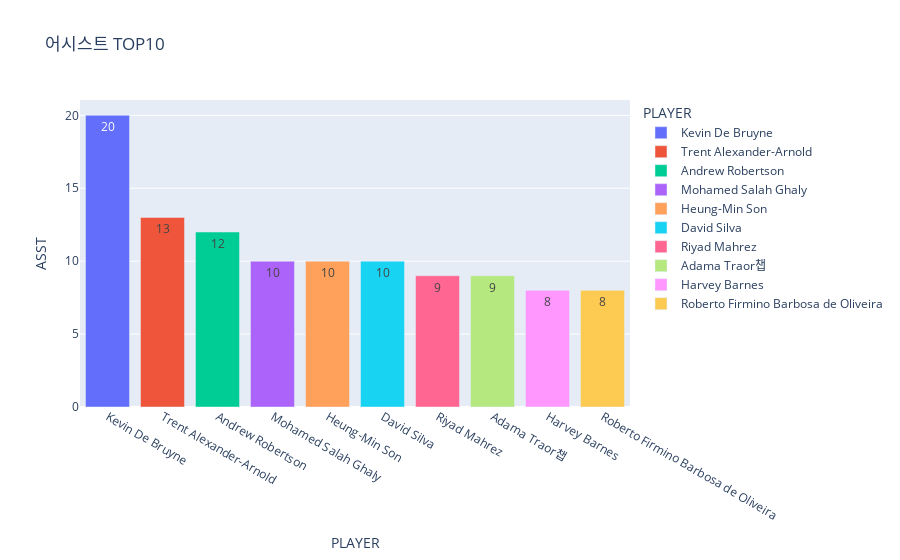

Source (notebook cell):
### Code cell
px.bar(df_A.head(10) , x = 'PLAYER', y='ASST', title="어시스트 TOP10", text='ASST',color='PLAYER')

### Figure 1 — Plotly figure (JSON) as saved in the notebook; plotly's stock layout.template omitted (floating-point values rounded to 4 significant figures)
{"data": [{"alignmentgroup": "True", "hovertemplate": "PLAYER=%{x}<br>ASST=%{text}<extra></extra>", "legendgroup": "Kevin De Bruyne", "marker": {"color": "#636efa", "pattern": {"shape": ""}}, "name": "Kevin De Bruyne", "offsetgroup": "Kevin De Bruyne", "orientation": "v", "showlegend": true, "text": [20], "textposition": "auto", "type": "bar", "x": ["Kevin De Bruyne"], "xaxis": "x", "y": [20], "yaxis": "y"}, {"alignmentgroup": "True", "hovertemplate": "PLAYER=%{x}<br>ASST=%{text}<extra></extra>", "legendgroup": "Trent Alexander-Arnold", "marker": {"color": "#EF553B", "pattern": {"shape": ""}}, "name": "Trent Alexander-Arnold", "offsetgroup": "Trent Alexander-Arnold", "orientation": "v", "showlegend": true, "text": [13], "textposition": "auto", "type": "bar", "x": ["Trent Alexander-Arnold"], "xaxis": "x", "y": [13], "yaxis": "y"}, {"alignmentgroup": "True", "hovertemplate": "PLAYER=%{x}<br>ASST=%{text}<extra></extra>", "legendgroup": "Andrew Robertson", "marker": {"color": "#00cc96", "pattern": {"shape": ""}}, "name": "Andrew Robertson", "offsetgroup": "Andrew Robertson", "orientation": "v", "showlegend": true, "text": [12], "textposition": "auto", "type": "bar", "x": ["Andrew Robertson"], "xaxis": "x", "y": [12], "yaxis": "y"}, {"alignmentgroup": "True", "hovertemplate": "PLAYER=%{x}<br>ASST=%{text}<extra></extra>", "legendgroup": "Mohamed Salah Ghaly", "marker": {"color": "#ab63fa", "pattern": {"shape": ""}}, "name": "Mohamed Salah Ghaly", "offsetgroup": "Mohamed Salah Ghaly", "orientation": "v", "showlegend": true, "text": [10], "textposition": "auto", "type": "bar", "x": ["Mohamed Salah Ghaly"], "xaxis": "x", "y": [10], "yaxis": "y"}, {"alignmentgroup": "True", "hovertemplate": "PLAYER=%{x}<br>ASST=%{text}<extra></extra>", "legendgroup": "Heung-Min Son", "marker": {"color": "#FFA15A", "pattern": {"shape": ""}}, "name": "Heung-Min Son", "offsetgroup": "Heung-Min Son", "orientation": "v", "showlegend": true, "text": [10], "textposition": "auto", "type": "bar", "x": ["Heung-Min Son"], "xaxis": "x", "y": [10], "yaxis": "y"}, {"alignmentgroup": "True", "hovertemplate": "PLAYER=%{x}<br>ASST=%{text}<extra></extra>", "legendgroup": "David Silva", "marker": {"color": "#19d3f3", "pattern": {"shape": ""}}, "name": "David Silva", "offsetgroup": "David Silva", "orientation": "v", "showlegend": true, "text": [10], "textposition": "auto", "type": "bar", "x": ["David Silva"], "xaxis": "x", "y": [10], "yaxis": "y"}, {"alignmentgroup": "True", "hovertemplate": "PLAYER=%{x}<br>ASST=%{text}<extra></extra>", "legendgroup": "Riyad Mahrez", "marker": {"color": "#FF6692", "pattern": {"shape": ""}}, "name": "Riyad Mahrez", "offsetgroup": "Riyad Mahrez", "orientation": "v", "showlegend": true, "text": [9], "textposition": "auto", "type": "bar", "x": ["Riyad Mahrez"], "xaxis": "x", "y": [9], "yaxis": "y"}, {"alignmentgroup": "True", "hovertemplate": "PLAYER=%{x}<br>ASST=%{text}<extra></extra>", "legendgroup": "Adama Traor챕", "marker": {"color": "#B6E880", "pattern": {"shape": ""}}, "name": "Adama Traor챕", "offsetgroup": "Adama Traor챕", "orientation": "v", "showlegend": true, "text": [9], "textposition": "auto", "type": "bar", "x": ["Adama Traor챕"], "xaxis": "x", "y": [9], "yaxis": "y"}, {"alignmentgroup": "True", "hovertemplate": "PLAYER=%{x}<br>ASST=%{text}<extra></extra>", "legendgroup": "Harvey Barnes", "marker": {"color": "#FF97FF", "pattern": {"shape": ""}}, "name": "Harvey Barnes", "offsetgroup": "Harvey Barnes", "orientation": "v", "showlegend": true, "text": [8], "textposition": "auto", "type": "bar", "x": ["Harvey Barnes"], "xaxis": "x", "y": [8], "yaxis": "y"}, {"alignmentgroup": "True", "hovertemplate": "PLAYER=%{x}<br>ASST=%{text}<extra></extra>", "legendgroup": "Roberto Firmino Barbosa de Oliveira", "marker": {"color": "#FECB52", "pattern": {"shape": ""}}, "name": "Roberto Firmino Barbosa de Oliveira", "offsetgroup": "Roberto Firmino Barbosa de Oliveira", "orientation": "v", "showlegend": true, "text": [8], "textposition": "auto", "type": "bar", "x": ["Roberto Firmino Barbosa de Oliveira"], "xaxis": "x", "y": [8], "yaxis": "y"}], "layout": {"barmode": "relative", "legend": {"title": {"text": "PLAYER"}, "tracegroupgap": 0}, "title": {"text": "어시스트 TOP10"}, "xaxis": {"anchor": "y", "categoryarray": ["Kevin De Bruyne", "Trent Alexander-Arnold", "Andrew Robertson", "Mohamed Salah Ghaly", "Heung-Min Son", "David Silva", "Riyad Mahrez", "Adama Traor챕", "Harvey Barnes", "Roberto Firmino Barbosa de Oliveira"], "categoryorder": "array", "domain": [0, 1], "title": {"text": "PLAYER"}}, "yaxis": {"anchor": "x", "domain": [0, 1], "title": {"text": "ASST"}}}}
